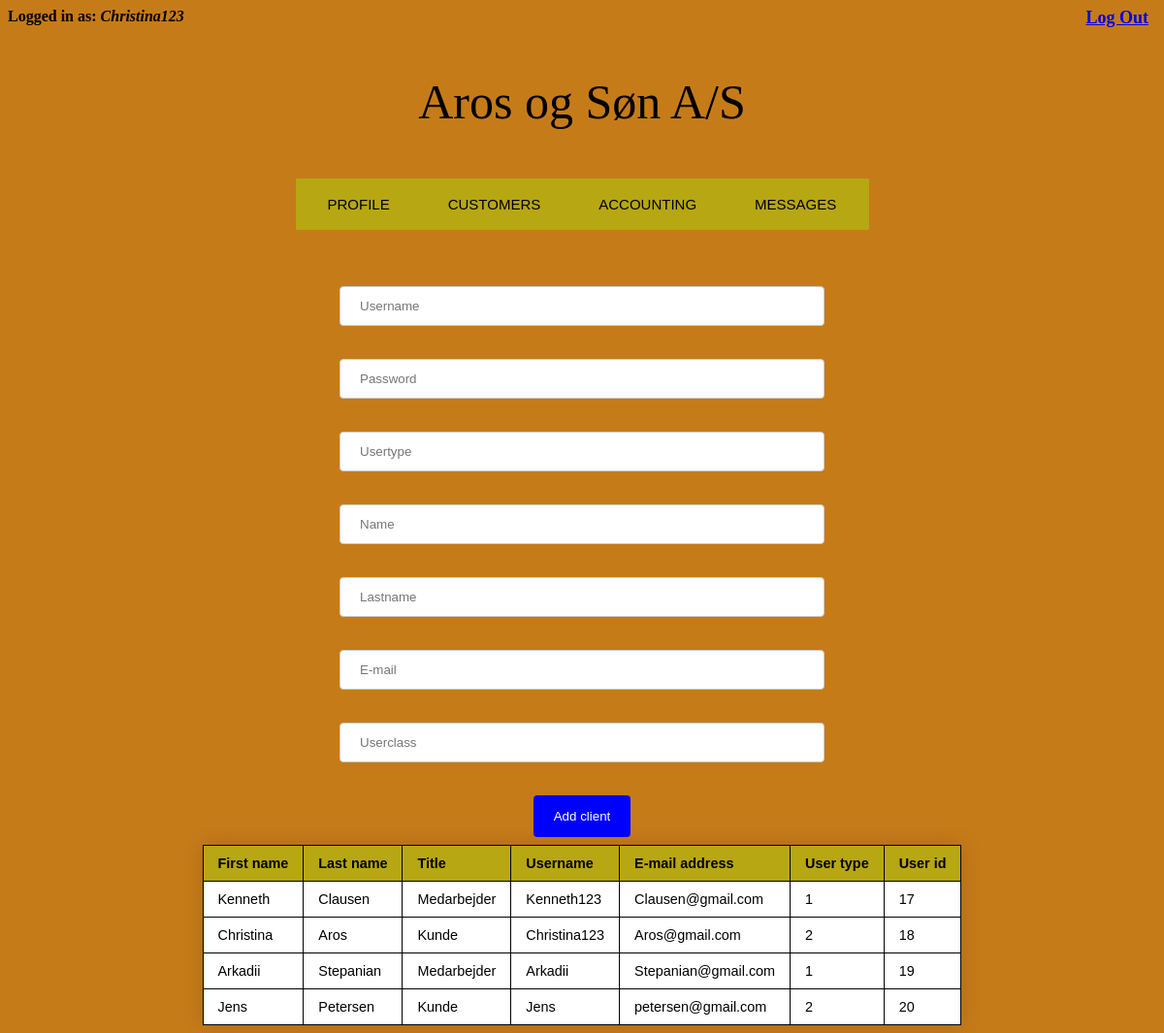
Screenshot of /kundedata.php (signed in) with the database file from the repository.
### tables this page shows
CREATE TABLE `users` (
  `id` int(11) NOT NULL,
  `username` varchar(30) NOT NULL,
  `password` varchar(32) NOT NULL,
  `name_Title` varchar(30) NOT NULL,
  `name_First` varchar(20) NOT NULL,
  `name_Last` varchar(20) NOT NULL,
  `email` varchar(45) NOT NULL,
  `user_classes_id` int(1) NOT NULL
);

### session.php (called while the page is built, shortened)
<?php
$conn = mysqli_connect("localhost", "root", "root", "crmmodulopgave3");
$user_check = $_SESSION['login_user'];
$query = "SELECT username from users where username = '$user_check'";
$ses_sql = mysqli_query($conn, $query);
$row = mysqli_fetch_assoc($ses_sql);
$login_session = $row['username'];
?>

### kundedata.php (the view, shortened to what this page needs)
<?php include("header.php"); ?>
    <div>
     <form method="post" action="connect.php">
     <input type="text" name="username" placeholder="Username"> <br><br>
     <input type="password" name="password" placeholder="Password"> <br><br>
     <input type="text" name="name_Title" placeholder="Usertype"> <br><br>
     <input type="text" name="name_First" placeholder="Name"> <br><br>
     <input type="text" name="name_Last" placeholder="Lastname"> <br><br>
     <input type="email" name="email" placeholder="E-mail" ><br><br>
     <input type="number" name="user_classes_id" placeholder="Userclass" ><br><br>
     <input type="submit" value="Add client">
     </form>
     <table>
<tr>
<th>First name</th>
<th>Last name</th>
<th>Title</th>
<th>Username</th>
<th>E-mail address</th>
<th>User type</th>
<th>User id</th>
</tr>
<?php
$conn = mysqli_connect("localhost", "root", "root", "crmmodulopgave3");
$sql = "SELECT name_First, name_Last, name_Title, username, email, user_classes_id, id FROM users";
$result = $conn->query($sql);
if ($result->num_rows > 0) {
while($row = $result->fetch_assoc()) {
echo "<tr>
<td>" . $row["name_First"]. "</td>
<td>" . $row["name_Last"] . "</td>
<td>" . $row["name_Title"]. "</td>
<td>" . $row["username"]. "</td>
<td>" . $row["email"]. "</td>
<td>" . $row["user_classes_id"]. "</td>
<td>" . $row["id"]. "</td>
</tr>";
}
echo "</table>";
} else { echo "0 results"; }
?>
</div>
  </body>
</html>

### header.php (shortened to what this page needs)
<!DOCTYPE html>
<html lang="en" dir="ltr">
  <head>
    <link rel="stylesheet" href="css/style.css">
    <link rel="stylesheet" href="css/nav.css">
    <?php include('session.php');
    if(!isset($_SESSION['login_user'])) ?>
    <b id="welcome">Logged in as: <i><?php echo $login_session; ?></i></b>
  <b id="logout"><a href="logout.php">Log Out</a></b>
  <p id="overskrift"> Aros og Søn A/S </p>
  </head>
  <body style="background-color: #c67b19;">
    <?php include("nav.php"); ?>

### css/style.css (style rules this page uses)
table { border-collapse: collapse; margin-left: auto; margin-right: auto; font-size: 0.9em; font-family: sans-serif; min-width: 400px; box-shadow: 0 0 20px rgba(0, 0, 0, 0.15); text-align: left; background-color: white; }
table th, table td { padding: 10px 15px; border-right: 1px solid black; }
table tbody tr { border: 1px solid black; }
table tbody tr:first-of-type { background-color: #b7a712; }
table tbody tr:last-of-type { border-bottom: 1px solid black; }
input, select { width: 500px; padding: 12px 20px; margin: 8px 0; display: inline-block; border: 1px solid #ccc; border-radius: 4px; box-sizing: border-box; }
input[type=submit] { width: 100px; background-color: blue; color: white; padding: 14px 20px; margin: 8px 0; border: none; border-radius: 4px; cursor: pointer; }
form { margin-left: auto; margin-right:auto; text-align: center; }
#logout { position: absolute; top: 8px; right: 16px; font-size: 18px; }
#overskrift { text-align: center; top: 8px; right: 16px; font-size: 50px; font-family: fantasy; }

### rows the page displays
users: username "Christina123", name_First "Christina", name_Last "Aros", name_Title "Kunde", email "Aros@gmail.com", user_classes "2", id "18"
users: name_First "Kenneth", name_Last "Clausen", name_Title "Medarbejder", username "Kenneth123", email "Clausen@gmail.com", user_classes "1", id "17"
users: name_First "Arkadii", name_Last "Stepanian", name_Title "Medarbejder", username "Arkadii", email "Stepanian@gmail.com", user_classes "1", id "19"
users: name_First "Jens", name_Last "Petersen", name_Title "Kunde", username "Jens", email "petersen@gmail.com", user_classes "2", id "20"
